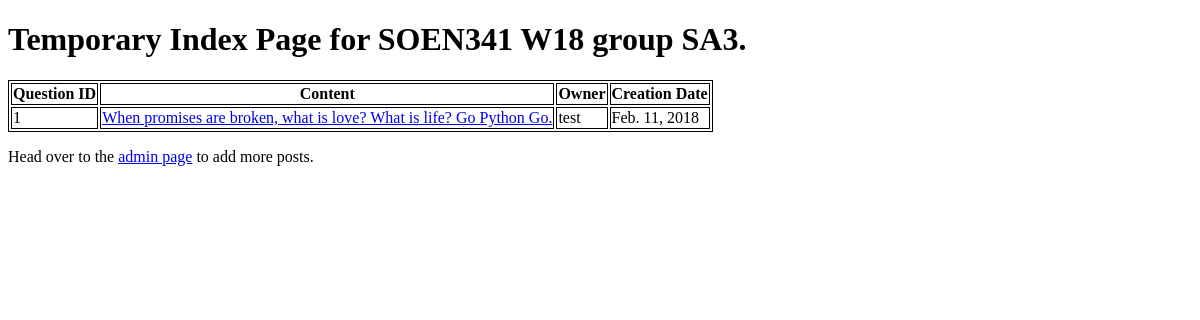
Before: / with the older database file.
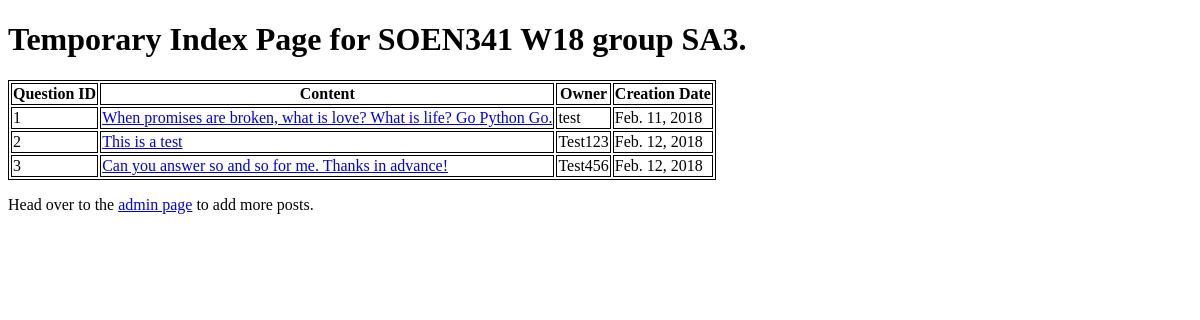
After: the same page with the newer database file.
### qa_web/models.py (models this page shows, shortened)
class Post(models.Model):
    content = models.TextField(null=True)
    owner = models.ForeignKey(settings.AUTH_USER_MODEL, null= True, on_delete=models.SET_NULL)
    creation_date = models.DateTimeField(auto_now_add=True)
    upvotes = models.IntegerField(default=0)
    downvotes = models.IntegerField(default=0)
    class Meta:
        abstract = True

class Questions(Post):
    title = models.CharField(max_length=300, null=True)
    visits = models.IntegerField(default=0)

class User(AbstractUser):
    pass

### qa_web/views.py (the view)
# urls.py: path('', views.index, name='index'),
def index(request):
    return render(request, 'qa_web/index.html', context={'questions': Questions.objects.all()})

### qa_web/templates/qa_web/index.html (shortened to what this page needs)
<!DOCTYPE html>
<html lang="en">
<head>
</head>
<body>
<h1>Temporary Index Page for SOEN341 W18 group SA3.</h1>
{% if questions %}
<table>
    <tr>
        <th>Question ID</th>
        <th>Content</th>
        <th>Owner</th>
        <th>Creation Date</th>
    </tr>
    {% for question in questions %}
    <tr>
        <td>{{ question.id }}</td>
        <td><a href="./questions/{{question.id}}">{{ question.content }}</a></td>
        <td>{{ question.owner }}</td>
        <td>{{ question.creation_date.date }}</td>
    </tr>
    {% endfor %}
</table>
{% else %}
<p>
    No questions to display.
</p>
{% endif %}
<p>Head over to the <a href="./admin">admin page</a> to add more posts.</p>
</body>
</html>

Changed rows visible on the page:
added Questions: id "2", content "This is a test", owner "Test123", creation_date "Feb. 12, 2018"
added Questions: id "3", content "Can you answer so and so for me. Thanks in advance!", owner "Test456", creation_date "Feb. 12, 2018"
